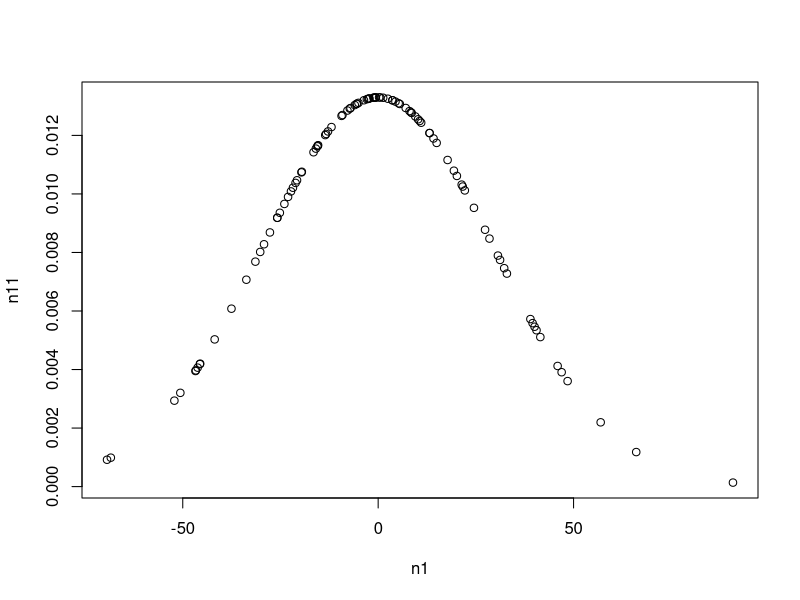
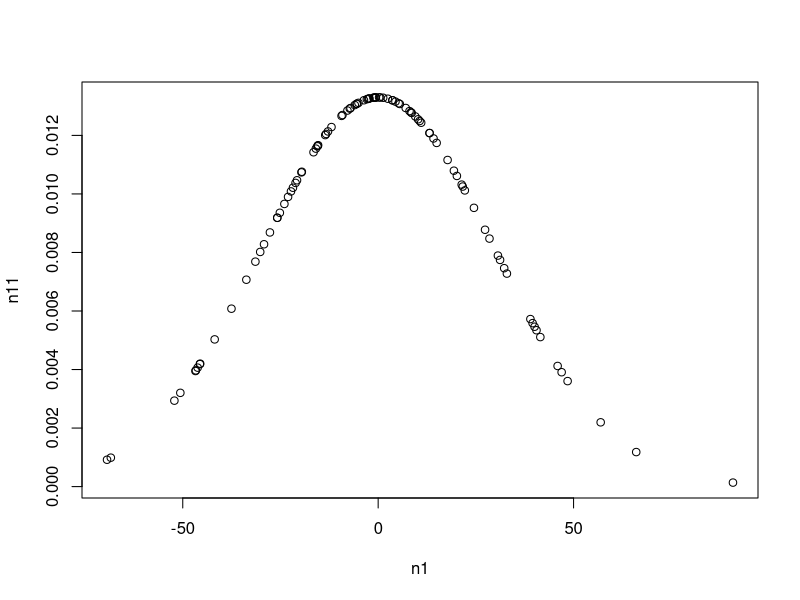
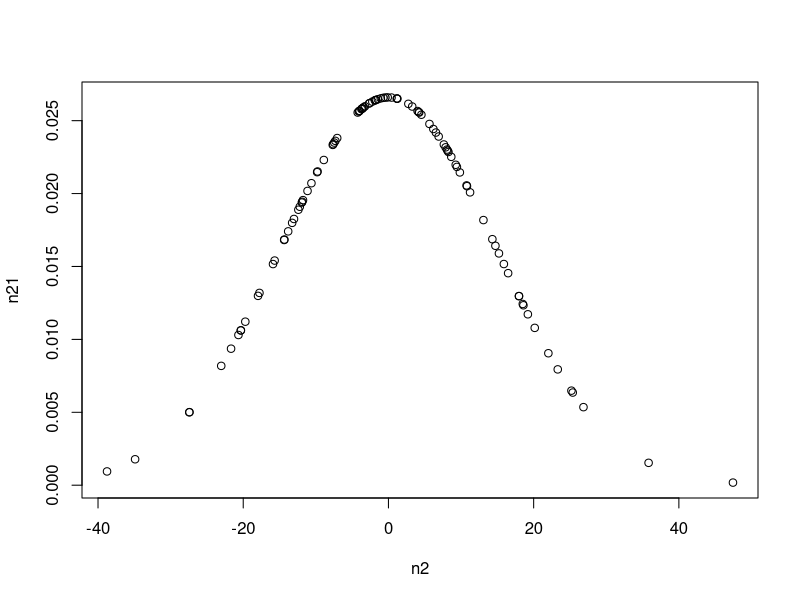
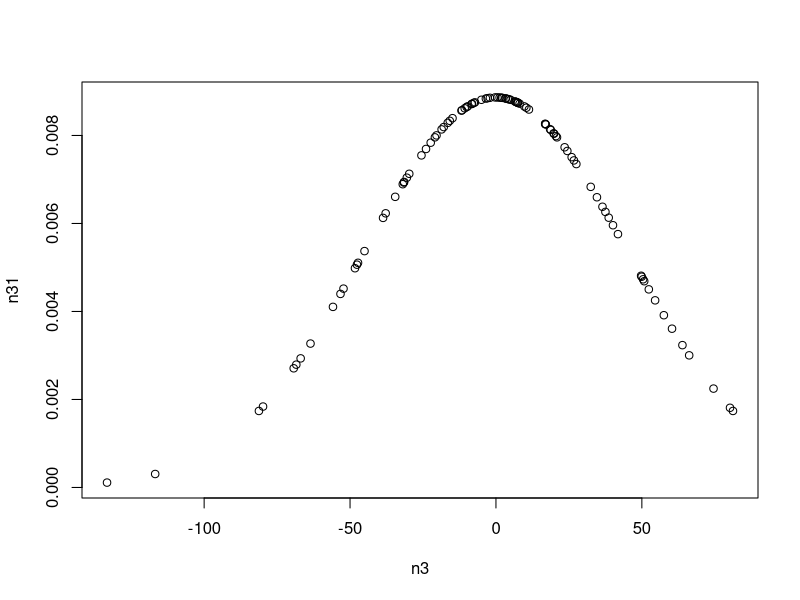
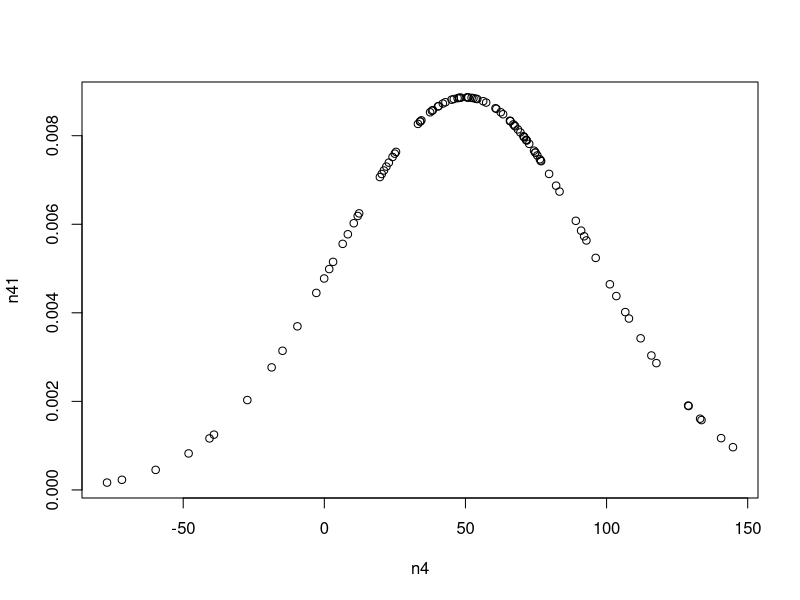
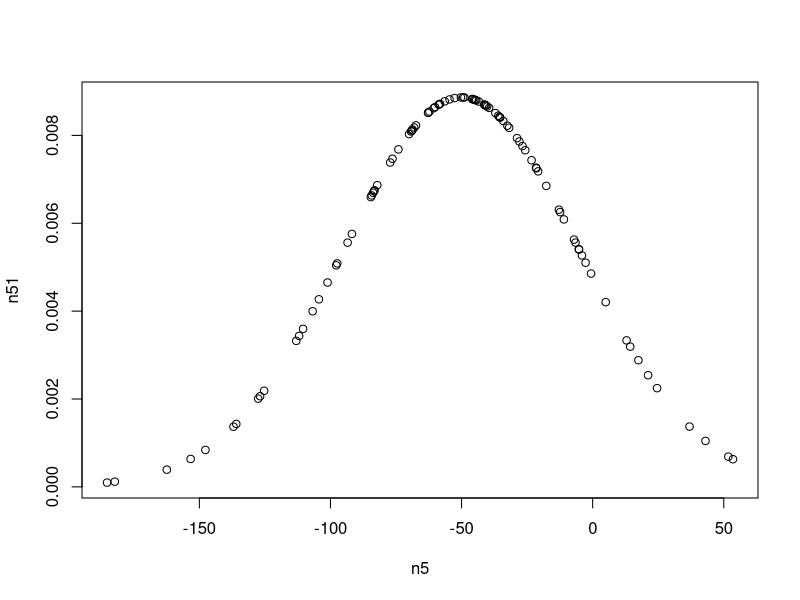
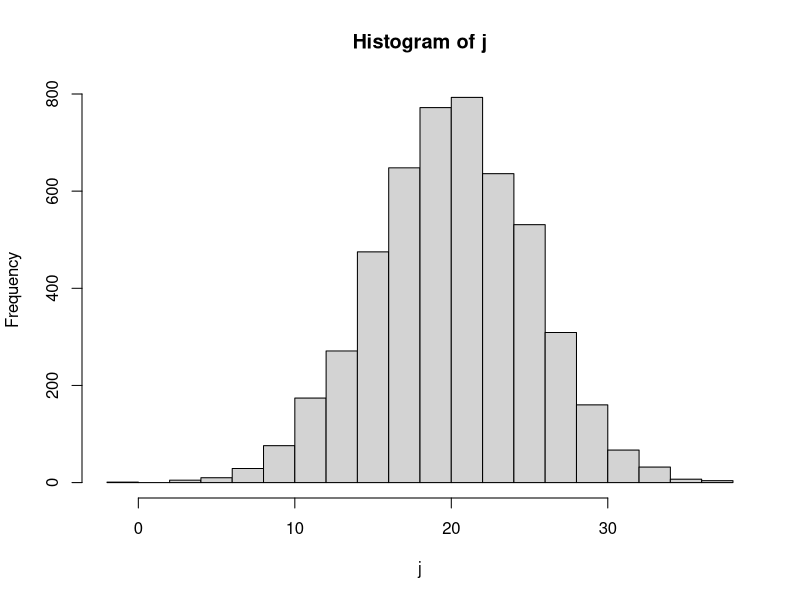

These charts were generated, in order, by the following R code:
# Question 1
v<- sample(1:6, 3000, replace=TRUE)
length(v)
sample(30:70, 27)
f<- sample(c("H","T"), 1000, replace=TRUE)
length(f)

#Question 2
n1<- rnorm(100,0,30)
round(n1, 0)
n11<- dnorm(n1, 0, 30)
plot(n1, n11)
n111<- pnorm(n1, 0, 30)
plot(n1, n11)
qnorm(0.2, mean=0, sd=30)
qnorm(0.5, mean=0, sd=30)

#Question 3
n2<- rnorm(100,0,15)
round(n2,0)
n21<- dnorm (n2,0,15)
plot(n2, n21)
n3<- rnorm(100,0,45)
round(n3,0)
n31<- dnorm(n3,0,45)
plot(n3, n31)
n4<- rnorm(100,50,45)
round(n4,0)
n41<- dnorm(n4,50,45)
plot(n4,n41)
n5<- rnorm(100, -50, 45)
round(n5,0)
n51<-dnorm(n5, -50,45)
plot(n5, n51)

#Question 4
j<- rnorm(5000, 20, 5)
hist(j)
length(j)

#Question 5
1- pnorm(29,22,5)
pnorm(17,22,5)
pnorm(15,22,5)+(1- pnorm(25,22,5))

#Question 6
dnorm(31, 30, 2)
1/(sqrt(2*pi)* 2)*exp(-((31 - 30)^2/(2*(2^2))))
